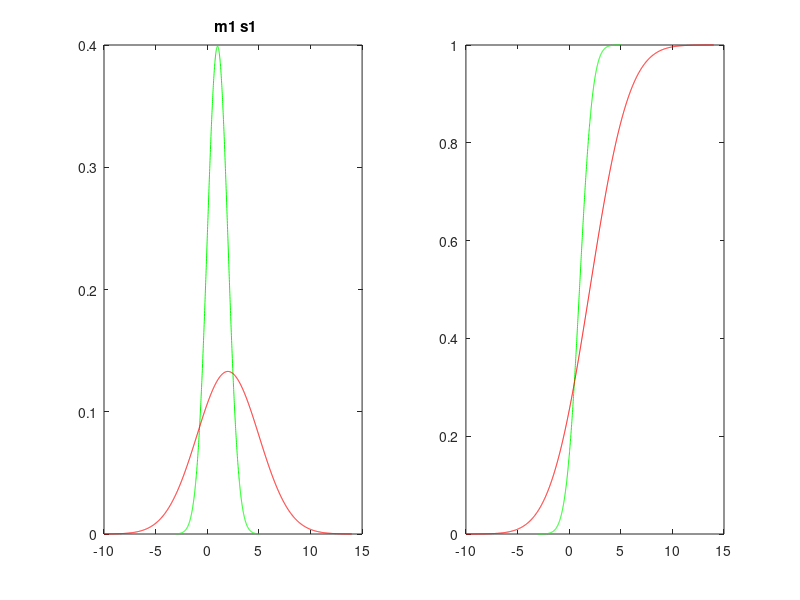

Recreate this plot in MATLAB.
clear all
close all 
clc

m1=1;
m2=2;
s1=1;
s2=3;
x1=m1-4*s1:0.01:m1+4*s1;
x2=m2-4*s2:0.01:m2+4*s2;

X1=normpdf(x1,m1,s1);
X2=normpdf(x2,m2,s2);
Y1=normcdf(x1,m1,s1);
Y2=normcdf(x2,m2,s2);

figure;
subplot(1,2,1); 
plot(x1,X1,'-g');
hold on;
plot(x2,X2,'-r');
title(' m1 s1');

subplot(1,2,2); 
plot(x1,Y1,'-g');
hold on;
plot(x2,Y2,'-r');
